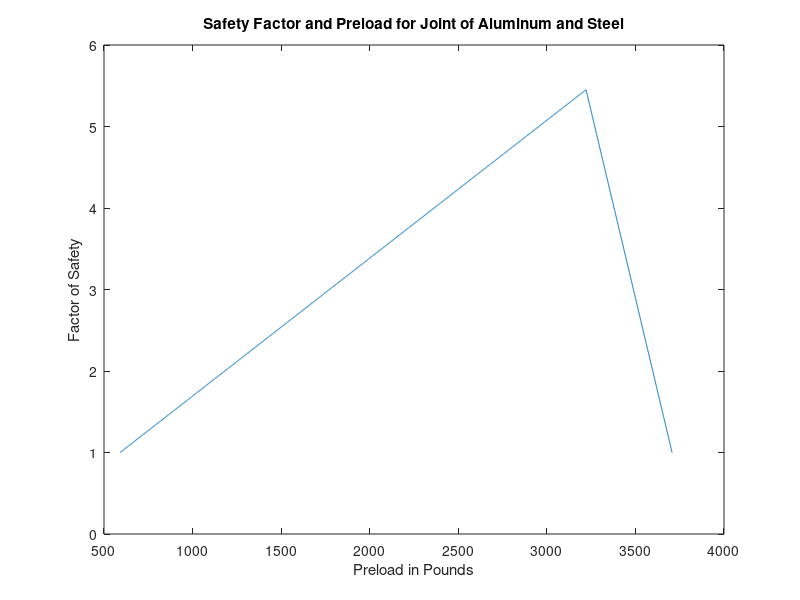

MATLAB code to generate this figure:
%ME 363 WK 8 Assignment: Factor of Safety of Bolted Joint in Tension
%Written on 5/2/2015
%Written by Justin Clough

clear
clc

%Given Constants
L=4; %lenght of bolt
T=3 ;%thickness of sandwich
tal=1.2;  %thickness of sandwich material 1
tst=T-tal;    %thickness of sandwich material 2
d=1/2;  %major diameter of bolt
P=700;  %Load in pounds
Est=30*10^6;    %modulous for steel
Eal=10.6*10^6;  %modulous for aluminum
At=0.0318;  %Cross section area for treads
A=0.79670;  %curve fit term
B=0.63816;  %curve fit term
Sp=120000;   %minimum proof Strength 

%bolt calculations
Lt=2*d+0.25; %lenght of treads
ld=L-Lt;    %length of shank
lt=T-ld;    %length of treads in use
Ks=pi*(d/2)^2*Est/ld;   %spring constant for shank
Kt=At*Est/lt;       %spring constant for treads in use
Kb=(Ks^-1+Kt^-1)^-1; %spring constant for bolt

%sandwich calulations
Ems=Est;
Els=Eal;
n=tal/T;
Eeff=(Ems^-1+n*(Els^-1-Ems^-1))^-1;
m=0.959;
b=0.698;
Km=Eeff*d*(m*(d/T)+b); %spring constant for sandwich

C=Kb/(Km+Kb);   %Joint stiffness

dFi=1;  %Preload step size
Fi(1)=P*(1-C); %initial preload
Ending=0;   %ending variable
i=0;    %step counter

while Ending==0
    i=i+1; %step increased
    Fi(i)=Fi(1)+(i-1)*dFi; %preload increased
    ns(i)=Fi(i)/(P*(1-C));  %FOS Seperation
    nb(i)=(Sp*At-Fi(i))/(C*P);  %FOS Bolt Yeild
    N(i)=min(nb(i),ns(i)); %lowest FOS is FOS of joint
    if N(i)<1
        Ending=1;
    end
end

[Nmax,I]=max(N)
Fi_Recommended=Fi(I)

plot(Fi,N)
xlabel('Preload in Pounds')
ylabel('Factor of Safety')
title('Safety Factor and Preload for Joint of Aluminum and Steel')






    

